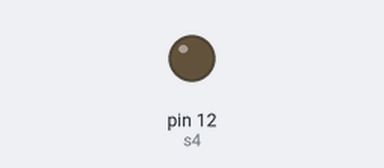
Bench run of a sketch on a simulated Arduino Uno, built with avr-gcc and run on an emulated ATmega328P. Parts: output pins drawn as LEDs (lit = HIGH). Pins used as bus, display or sensor lines are not drawn.

Above: at 0.1 s.
At 0.7 s:
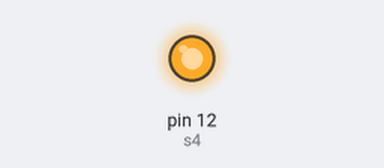
Timing chart, 0 to 2.2 s (numbered marks = the images above):
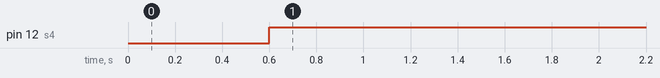

Measured:
- by itself, pin 12 (s4): LOW → HIGH at 0.60 s

The sketch:

Act5.ino
```cpp
/*

*/
int p1 = 2;
int p2 = 3;
int s1 = 9;
int s2 = 10;
int s3 = 11;
int s4 = 12;

void setup() {
    pinMode(2,INPUT);
    pinMode(3,INPUT);
    pinMode(9,OUTPUT);
    pinMode(10,OUTPUT);
    pinMode(11,OUTPUT);
    pinMode(12,OUTPUT);
}

void loop() {
  delay(150);
  digitalWrite(s1,HIGH);
  delay(150);
  digitalWrite(s1,LOW);
  digitalWrite(s2,HIGH);
  delay(150);
  digitalWrite(s3,HIGH);
  digitalWrite(s2,LOW);
  delay(150);
  digitalWrite(s3,LOW);
  digitalWrite(s4,HIGH);
  delay(150);
}
```
